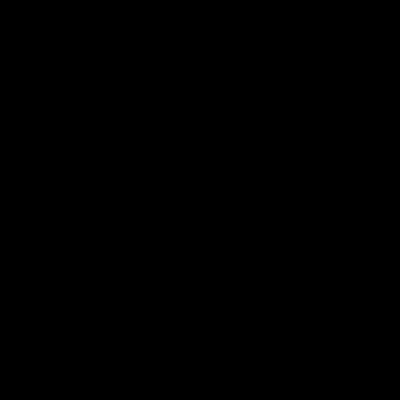
Frame 1 (no input)
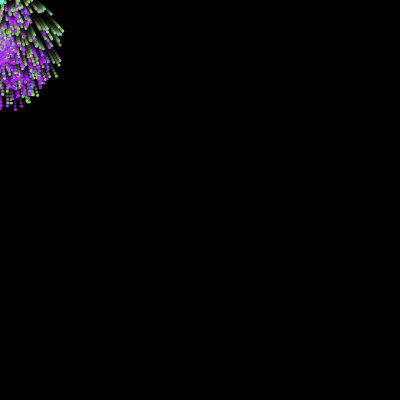
Frame 60 (the mouse pressed at the canvas centre just before this capture)
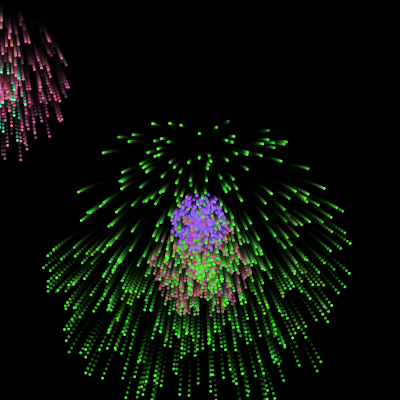
Frame 120 (the mouse held since frame 60 and released just before this capture)

The Processing sketch that drew these frames (run headless with seeded random() and noise(); from frame 60 on, the mouse is pressed at the canvas centre):

// Processing sketch: processing_88444
// ── processing_88444.pde

ArrayList systems;

void setup() {
   frameRate(24);
   size(400,400);
   background(0);
   systems = new ArrayList();
  
}

void mouseClicked() {
  // int size = round(random(100,1000));
  // systems.add( new ParticleSystem(size,random(.004*size,.006*size),mouseX,mouseY) ); 
}

void draw() {
 noStroke();
 fill(0,80);
 rect(0,0,width,height);
 
 for(int i = systems.size() -1 ; i >= 0 ; i--) {
   ParticleSystem ps = (ParticleSystem)systems.get(i);
   if(ps.done()) {
      systems.remove(i); 
   } else {
     ps.draw();
   }
 }
 
 if( random(0,1) < 0.08 ) {
   int size = round(random(100,800));
   systems.add( new ParticleSystem(size,random(.002*size,.005*size),mouseX,mouseY) ); 
 }
 
}
// Class to create a Particle System
class Particle {
  int t;
  PVector p;
  PVector v;
  float r = 3.0;
  float g = 0.05;
  color c;
  
  Particle(float max_v, color inC) {
    p = new PVector(0,0);
    float a = random(0,TWO_PI);
    float vel = random(0,max_v);
    v = new PVector(vel*cos(a),vel*sin(a));
   
    int r = (inC >> 16) & 0xFF;  // Faster way of getting red(argb)
    int g = (inC >> 8) & 0xFF;   // Faster way of getting green(argb)
    int b = inC & 0xFF;          // Faster way of getting blue(argb)
    c = color( constrain( r+round(random(-30,30)) , 0 , 255),
               constrain( g+round(random(-30,30)) , 0 , 255),
               constrain( b+round(random(-30,30)) , 0 , 255));
  }
  
  void draw() {
    update();
    noStroke();
    fill(c);
    ellipse(p.x,p.y,r,r);
  }
  
  void update() {
    t++;
    v.add(new PVector(0,g)); // Accelerate
    p.add(v);                // Velocitate
  }
  
  boolean done() {
    if(random(0,t) > 50) {
       return true; 
    }
    
    return false;
  }

  
}

class ParticleSystem {
  ArrayList particles;
  PVector p; //position
  color c;
  
  
  ParticleSystem(int size, float spread, float x, float y) {
    p = new PVector(x,y);
    particles = new ArrayList();
    c = color(random(220)+35,random(220)+35,random(220)+35);
    
    for(int i = 0; i < size; i++) {
       particles.add(new Particle(spread,c)); 
    }
    
  }
  
  void draw() {
    pushMatrix();
    translate(p.x,p.y);
    
    for(int i=particles.size()-1; i >= 0 ; i--) {
      Particle p = (Particle)particles.get(i);
      if( p.done() ) {
         particles.remove(i);
      } else {
         p.draw();
      }
    }
    
    popMatrix();
  }
  
  boolean done() {
    if(particles.size() == 0 ) {
       return true; 
    }
    return false;
  }
  
}
